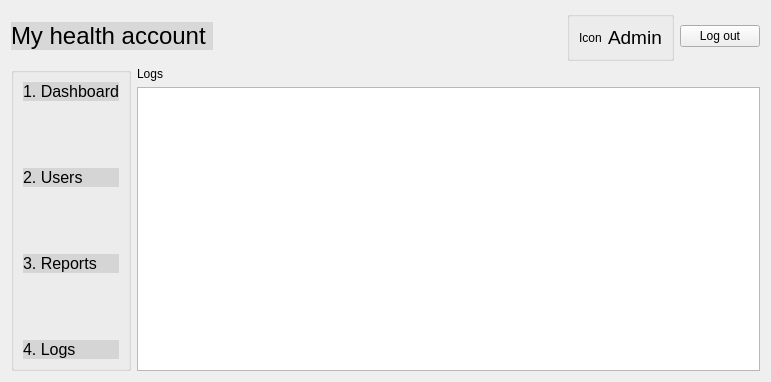
<?xml version="1.0" encoding="UTF-8"?>
<ui version="4.0">
 <class>AdminLogs</class>
 <widget class="QDialog" name="AdminLogs">
  <property name="geometry">
   <rect>
    <x>0</x>
    <y>0</y>
    <width>771</width>
    <height>382</height>
   </rect>
  </property>
  <property name="windowTitle">
   <string>Dialog</string>
  </property>
  <layout class="QVBoxLayout" name="verticalLayout">
   <item>
    <layout class="QHBoxLayout" name="horizontalLayout_3">
     <item>
      <widget class="QPushButton" name="pushButtonMyHealthAccount">
       <property name="styleSheet">
        <string notr="true">QPushButton {
	background-color: rgb(0, 0, 0,0.1); 
	border: none; 
	color: rgb(0, 0, 0); 
	font: 24px;
	text-align: left;
} 

</string>
       </property>
       <property name="text">
        <string>My health account </string>
       </property>
      </widget>
     </item>
     <item>
      <spacer name="horizontalSpacer">
       <property name="orientation">
        <enum>Qt::Horizontal</enum>
       </property>
       <property name="sizeHint" stdset="0">
        <size>
         <width>188</width>
         <height>20</height>
        </size>
       </property>
      </spacer>
     </item>
     <item>
      <widget class="QGroupBox" name="groupBox_6">
       <property name="title">
        <string/>
       </property>
       <layout class="QHBoxLayout" name="horizontalLayout_2">
        <item>
         <layout class="QHBoxLayout" name="horizontalLayout">
          <item>
           <widget class="QLabel" name="labelAdmin">
            <property name="text">
             <string>Icon</string>
            </property>
           </widget>
          </item>
          <item>
           <widget class="QLabel" name="label_17">
            <property name="font">
             <font>
              <family>.AppleSystemUIFont</family>
              <pointsize>14</pointsize>
              <italic>false</italic>
              <bold>false</bold>
             </font>
            </property>
            <property name="styleSheet">
             <string notr="true">font: 14pt &quot;.AppleSystemUIFont&quot;;</string>
            </property>
            <property name="text">
             <string>Admin</string>
            </property>
           </widget>
          </item>
         </layout>
        </item>
       </layout>
      </widget>
     </item>
     <item>
      <widget class="QPushButton" name="pushButtonLogout">
       <property name="text">
        <string>Log out</string>
       </property>
      </widget>
     </item>
    </layout>
   </item>
   <item>
    <layout class="QGridLayout" name="gridLayout">
     <item row="0" column="0" rowspan="2">
      <widget class="QGroupBox" name="groupBox_2">
       <property name="title">
        <string/>
       </property>
       <layout class="QVBoxLayout" name="verticalLayout_2">
        <item>
         <widget class="QPushButton" name="pushButtonDashboard">
          <property name="styleSheet">
           <string notr="true">QPushButton {
	background-color: rgb(0, 0, 0,0.1); 
	border: none; 
	color: rgb(0, 0, 0); 
	font: 16px;
	text-align: left;
} 

QPushButton:hover { 
	background-color: rgb(0, 0, 0, 0.1); 
	border: none; 
	color: rgb(0, 43, 255); 
}
</string>
          </property>
          <property name="text">
           <string>1. Dashboard</string>
          </property>
         </widget>
        </item>
        <item>
         <spacer name="verticalSpacer_4">
          <property name="orientation">
           <enum>Qt::Vertical</enum>
          </property>
          <property name="sizeHint" stdset="0">
           <size>
            <width>20</width>
            <height>13</height>
           </size>
          </property>
         </spacer>
        </item>
        <item>
         <widget class="QPushButton" name="pushButtonUsers">
          <property name="styleSheet">
           <string notr="true">QPushButton {
	background-color: rgb(0, 0, 0,0.1); 
	border: none; 
	color: rgb(0, 0, 0); 
	font: 16px;
	text-align: left;
} 

QPushButton:hover { 
	background-color: rgb(0, 0, 0, 0.1); 
	border: none; 
	color: rgb(0, 43, 255); 
}
</string>
          </property>
          <property name="text">
           <string>2. Users</string>
          </property>
         </widget>
        </item>
        <item>
         <spacer name="verticalSpacer_5">
          <property name="orientation">
           <enum>Qt::Vertical</enum>
          </property>
          <property name="sizeHint" stdset="0">
           <size>
            <width>20</width>
            <height>13</height>
           </size>
          </property>
         </spacer>
        </item>
        <item>
         <widget class="QPushButton" name="pushButtonReports">
          <property name="styleSheet">
           <string notr="true">QPushButton {
	background-color: rgb(0, 0, 0,0.1); 
	border: none; 
	color: rgb(0, 0, 0); 
	font: 16px;
	text-align: left;
} 

QPushButton:hover { 
	background-color: rgb(0, 0, 0, 0.1); 
	border: none; 
	color: rgb(0, 43, 255); 
}
</string>
          </property>
          <property name="text">
           <string>3. Reports</string>
          </property>
         </widget>
        </item>
        <item>
         <spacer name="verticalSpacer_6">
          <property name="orientation">
           <enum>Qt::Vertical</enum>
          </property>
          <property name="sizeHint" stdset="0">
           <size>
            <width>20</width>
            <height>13</height>
           </size>
          </property>
         </spacer>
        </item>
        <item>
         <widget class="QPushButton" name="pushButtonLogs">
          <property name="styleSheet">
           <string notr="true">QPushButton {
	background-color: rgb(0, 0, 0,0.1); 
	border: none; 
	color: rgb(0, 0, 0); 
	font: 16px;
	text-align: left;
} 

QPushButton:hover { 
	background-color: rgb(0, 0, 0, 0.1); 
	border: none; 
	color: rgb(0, 43, 255); 
}
</string>
          </property>
          <property name="text">
           <string>4. Logs</string>
          </property>
         </widget>
        </item>
       </layout>
      </widget>
     </item>
     <item row="0" column="1">
      <widget class="QLabel" name="labelUserList">
       <property name="styleSheet">
        <string notr="true">font: 16pt &quot;.AppleSystemUIFont&quot;;</string>
       </property>
       <property name="text">
        <string>Logs</string>
       </property>
      </widget>
     </item>
     <item row="1" column="1">
      <widget class="QTableView" name="tableView"/>
     </item>
    </layout>
   </item>
  </layout>
 </widget>
 <resources/>
 <connections/>
</ui>
